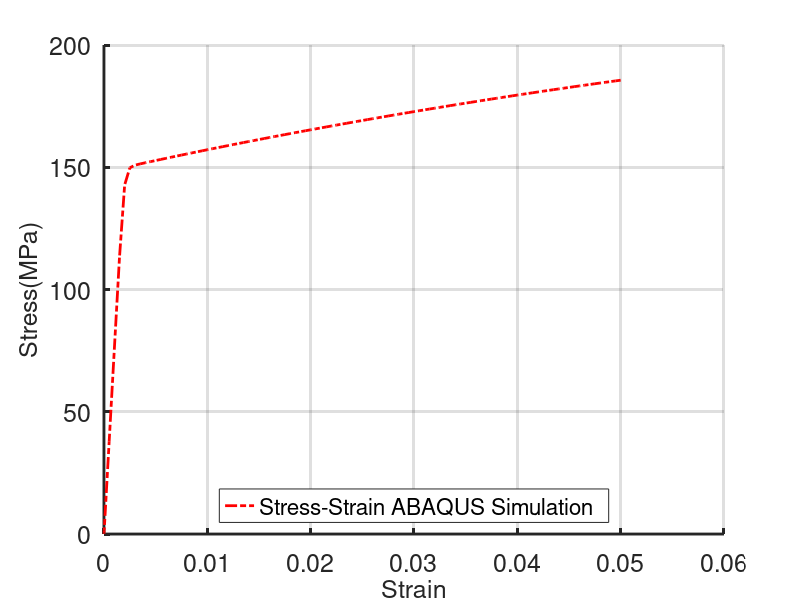

Source code (MATLAB): (Note: this script raises an error after producing the figure.)
clear all;
close all;
clc

SSCPFE=load("./Sim12.dat");



%% Plot the over all stress-strain curve
figure(1)
hold
plot(SSCPFE(:,1), SSCPFE(:,2), 'r-.', 'linewidth', 2 )
grid on;
legend('Stress-Strain ABAQUS Simulation',  'Location', 'south' )
set(gca, 'fontsize', 18, 'linewidth', 2)
xlabel('Strain', 'fontsize', 18)
ylabel('Stress(MPa)', 'fontsize', 18)
hgexport(gcf, 'Fig_OveraallResponse.jpg',  ...
     hgexport('factorystyle'), 'Format', 'pdf'); 


